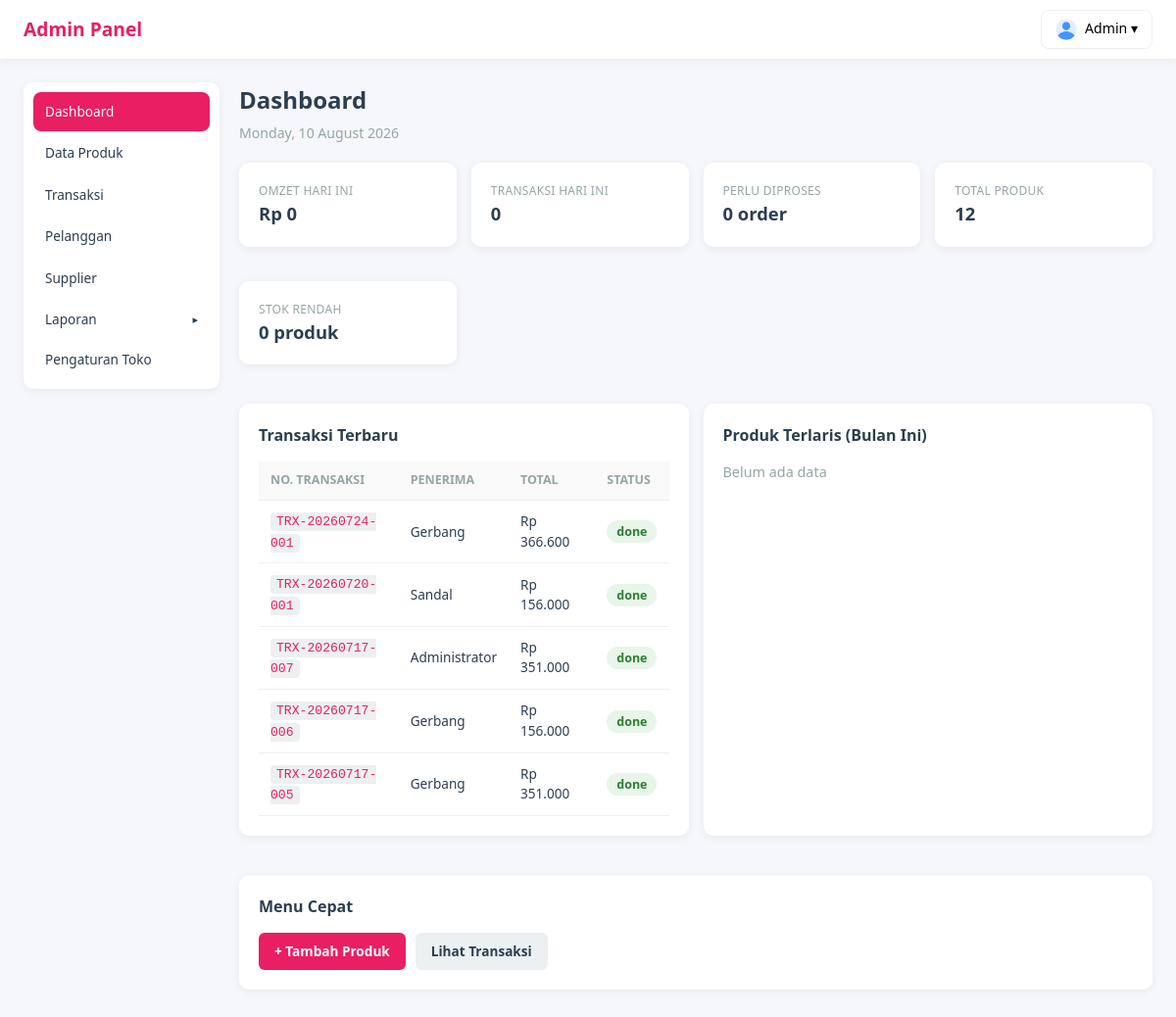
The page /be/admin/index.php on the database its author committed.
### tables this page shows
CREATE TABLE `transaksi` (
  `id` int(11) NOT NULL AUTO_INCREMENT,
  `no_transaksi` varchar(30) NOT NULL,
  `tanggal` timestamp NULL DEFAULT current_timestamp(),
  `pelanggan_id` int(11) DEFAULT NULL,
  `user_id` int(11) NOT NULL,
  `subtotal` decimal(12,2) NOT NULL DEFAULT 0.00,
  `pajak_persen` decimal(5,2) NOT NULL DEFAULT 0.00,
  `pajak_nominal` decimal(12,2) NOT NULL DEFAULT 0.00,
  `diskon` decimal(12,2) NOT NULL DEFAULT 0.00,
  `total` decimal(12,2) NOT NULL DEFAULT 0.00,
  `metode_bayar` enum('cash','qris','transfer','creditcard') NOT NULL DEFAULT 'cash',
  `jumlah_bayar` decimal(12,2) NOT NULL DEFAULT 0.00,
  `kembalian` decimal(12,2) NOT NULL DEFAULT 0.00,
  `catatan` text DEFAULT NULL,
  `status` enum('pending','paid','packing','shipping','delivered','done','batal') NOT NULL DEFAULT 'pending',
  `nama_penerima` varchar(100) DEFAULT NULL,
  `telp_penerima` varchar(20) DEFAULT NULL,
  `alamat_pengiriman` text DEFAULT NULL,
  `payment_ref` varchar(100) DEFAULT NULL,
  `created_at` timestamp NULL DEFAULT current_timestamp(),
  `updated_at` timestamp NULL DEFAULT current_timestamp() ON UPDATE current_timestamp(),
  PRIMARY KEY (`id`),
  UNIQUE KEY `no_transaksi` (`no_transaksi`),
  KEY `pelanggan_id` (`pelanggan_id`),
  KEY `user_id` (`user_id`),
  CONSTRAINT `transaksi_ibfk_1` FOREIGN KEY (`pelanggan_id`) REFERENCES `pelanggan` (`id`),
  CONSTRAINT `transaksi_ibfk_2` FOREIGN KEY (`user_id`) REFERENCES `users` (`id`)
);

### html/be/admin/pages/dashboard.php (the view, shortened to what this page needs)
<?php
$totalProduk = $db->query("SELECT COUNT(*) FROM produk WHERE is_active = 1")->fetchColumn();
$totalStokRendah = $db->query("SELECT COUNT(*) FROM produk WHERE is_active = 1 AND stok <= 5")->fetchColumn();
$today = date('Y-m-d');
$trxHariIni = $db->prepare("SELECT COUNT(*) as jumlah, COALESCE(SUM(total), 0) as omzet FROM transaksi WHERE DATE(tanggal) = :today AND status != 'batal'");
$trxHariIni->execute([':today' => $today]);
$trxData = $trxHariIni->fetch();
$orderPending = $db->query("SELECT COUNT(*) FROM transaksi WHERE status IN ('paid', 'packing')")->fetchColumn();
$recentOrders = $db->query("SELECT id, no_transaksi, total, status, nama_penerima, created_at FROM transaksi ORDER BY created_at DESC LIMIT 5")->fetchAll();
$produkTerlaris = $db->query("SELECT dt.nama_produk, SUM(dt.qty) as total_terjual FROM detail_transaksi dt JOIN transaksi t ON t.id = dt.transaksi_id WHERE t.status != 'batal' AND MONTH(t.tanggal) = MONTH(CURDATE()) AND YEAR(t.tanggal) = YEAR(CURDATE()) GROUP BY dt.nama_produk ORDER BY total_terjual DESC LIMIT 5")->fetchAll();
?>
<h1 class="page-title">Dashboard</h1>
<p style="color:var(--gray);font-size:0.88rem;margin-top:-15px;margin-bottom:20px;"><?php echo date('l, d F Y'); ?></p>
<div class="summary-grid">
    <div class="card summary-card">
        <div><p class="summary-label">Omzet Hari Ini</p><p class="summary-value">Rp <?php echo number_format($trxData['omzet'], 0, ',', '.'); ?></p></div>
    </div>
    <div class="card summary-card">
        <div><p class="summary-label">Transaksi Hari Ini</p><p class="summary-value"><?php echo $trxData['jumlah']; ?></p></div>
    </div>
    <div class="card summary-card">
        <div><p class="summary-label">Perlu Diproses</p><p class="summary-value"><?php echo $orderPending; ?> order</p></div>
    </div>
    <div class="card summary-card">
        <div><p class="summary-label">Total Produk</p><p class="summary-value"><?php echo $totalProduk; ?></p></div>
    </div>
    <div class="card summary-card">
        <div><p class="summary-label">Stok Rendah</p><p class="summary-value"><?php echo $totalStokRendah; ?> produk</p></div>
    </div>
</div>
<div style="display:grid;grid-template-columns:1fr 1fr;gap:15px;margin-bottom:20px;">
    <section class="card">
        <h3>Transaksi Terbaru</h3>
        <?php if (!empty($recentOrders)): ?>
        <div class="table-wrapper">
            <table class="table">
                <thead><tr><th>No. Transaksi</th><th>Penerima</th><th>Total</th><th>Status</th></tr></thead>
                <tbody>
                    <?php foreach ($recentOrders as $o): ?>
                    <tr>
                        <td><a href="?page=order-detail&id=<?php echo $o['id']; ?>" style="color:var(--primary);text-decoration:none;"><code><?php echo $o['no_transaksi']; ?></code></a></td>
                        <td><?php echo htmlspecialchars($o['nama_penerima'] ?? '-'); ?></td>
                        <td>Rp <?php echo number_format($o['total'], 0, ',', '.'); ?></td>
                        <td><span class="badge badge-ok"><?php echo $o['status']; ?></span></td>
                    </tr>
                    <?php endforeach; ?>
                </tbody>
            </table>
        </div>
        <?php else: ?>
            <p style="color:var(--gray);font-size:0.9rem;">Belum ada transaksi</p>
        <?php endif; ?>
    </section>
    <section class="card">
        <h3>Produk Terlaris (Bulan Ini)</h3>
        <?php if (!empty($produkTerlaris)): ?>
        <div class="table-wrapper">
            <table class="table">
                <thead><tr><th>Produk</th><th>Terjual</th></tr></thead>
                <tbody>
                    <?php foreach ($produkTerlaris as $pt): ?>
                    <tr>
                        <td><?php echo htmlspecialchars($pt['nama_produk']); ?></td>
                        <td><strong><?php echo $pt['total_terjual']; ?></strong></td>
                    </tr>
                    <?php endforeach; ?>
                </tbody>
            </table>
        </div>
        <?php else: ?>
            <p style="color:var(--gray);font-size:0.9rem;">Belum ada data</p>
        <?php endif; ?>
    </section>
</div>
<section class="card">
    <h3>Menu Cepat</h3>
    <div class="quick-links">
        <a href="?page=produk" class="btn btn-primary">+ Tambah Produk</a>
        <a href="?page=transaksi" class="btn btn-secondary">Lihat Transaksi</a>
    </div>
</section>

### html/be/admin/css/admin.css (style rules this page uses)
* { margin: 0; padding: 0; box-sizing: border-box; }
:root { --primary: #e91e63; --primary-dark: #c2185b; --primary-light: #fce4ec; --secondary: #4caf50; --warning: #ff9800; --danger: #f44336; --dark: #2c3e50; --gray: #95a5a6; --gray-light: #ecf0f1; --white: #ffffff; --radius: 10px; --shadow: 0 2px 10px rgba(0, 0, 0, 0.06); }
body { font-family: 'Segoe UI', Tahoma, Geneva, Verdana, sans-serif; background: #f5f7fa; color: var(--dark); line-height: 1.5; }
.page-title { font-size: 1.5rem; font-weight: 700; margin-bottom: 20px; }
.card { background: var(--white); border-radius: var(--radius); padding: 20px; box-shadow: var(--shadow); margin-bottom: 20px; }
.card h3 { font-size: 1rem; margin-bottom: 15px; color: var(--dark); }
.summary-grid { display: grid; grid-template-columns: repeat(auto-fit, minmax(180px, 1fr)); gap: 15px; margin-bottom: 20px; }
.summary-card { display: flex; align-items: center; gap: 12px; }
.summary-label { font-size: 0.75rem; color: var(--gray); text-transform: uppercase; letter-spacing: 0.3px; }
.summary-value { font-size: 1.15rem; font-weight: 700; }
.quick-links { display: flex; gap: 10px; flex-wrap: wrap; }
.btn { padding: 9px 16px; border: none; border-radius: 6px; font-size: 0.85rem; font-weight: 600; cursor: pointer; text-decoration: none; display: inline-flex; align-items: center; gap: 4px; transition: opacity 0.2s; }
.btn-primary { background: var(--primary); color: var(--white); }
.btn-secondary { background: var(--gray-light); color: var(--dark); }
.table-wrapper { overflow-x: auto; }
.table { width: 100%; border-collapse: collapse; font-size: 0.85rem; }
.table th, .table td { padding: 10px 12px; text-align: left; border-bottom: 1px solid var(--gray-light); }
.table th { background: #f9f9f9; font-weight: 600; font-size: 0.78rem; text-transform: uppercase; color: var(--gray); }
.table code { background: var(--gray-light); padding: 2px 6px; border-radius: 4px; font-size: 0.82rem; }
.badge { padding: 3px 10px; border-radius: 12px; font-size: 0.78rem; font-weight: 600; }
.badge-ok { background: #e8f5e9; color: #2e7d32; }

### rows shown on the page
transaksi: no_transaksi "TRX-20260724-001", nama_penerima "Gerbang", total "366.600", status "done"
transaksi: no_transaksi "TRX-20260720-001", nama_penerima "Sandal", total "156.000", status "done"
transaksi: no_transaksi "TRX-20260717-007", nama_penerima "Administrator", total "351.000", status "done"
transaksi: no_transaksi "TRX-20260717-006", nama_penerima "Gerbang", total "156.000", status "done"
transaksi: no_transaksi "TRX-20260717-005", nama_penerima "Gerbang", total "351.000", status "done"

### other values the page prints
$_SESSION['user']['username'] "Admin"
$trxData['omzet'] "0"
$trxData['jumlah'] "0"
$orderPending "0"
$totalProduk "12"
$totalStokRendah "0"
